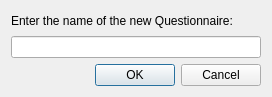
<?xml version="1.0" encoding="UTF-8"?>
<ui version="4.0">
 <class>NewQuestionnaireDialog</class>
 <widget class="QDialog" name="NewQuestionnaireDialog">
  <property name="geometry">
   <rect>
    <x>0</x>
    <y>0</y>
    <width>272</width>
    <height>97</height>
   </rect>
  </property>
  <property name="windowTitle">
   <string>Dialog</string>
  </property>
  <layout class="QVBoxLayout" name="verticalLayout">
   <item>
    <widget class="QLabel" name="label">
     <property name="text">
      <string>Enter the name of the new Questionnaire:</string>
     </property>
    </widget>
   </item>
   <item>
    <widget class="QLineEdit" name="lineEdit"/>
   </item>
   <item>
    <widget class="QDialogButtonBox" name="buttonBox">
     <property name="orientation">
      <enum>Qt::Orientation::Horizontal</enum>
     </property>
     <property name="standardButtons">
      <set>QDialogButtonBox::StandardButton::Cancel|QDialogButtonBox::StandardButton::Ok</set>
     </property>
    </widget>
   </item>
  </layout>
 </widget>
 <resources/>
 <connections>
  <connection>
   <sender>buttonBox</sender>
   <signal>accepted()</signal>
   <receiver>NewQuestionnaireDialog</receiver>
   <slot>accept()</slot>
   <hints>
    <hint type="sourcelabel">
     <x>248</x>
     <y>254</y>
    </hint>
    <hint type="destinationlabel">
     <x>157</x>
     <y>274</y>
    </hint>
   </hints>
  </connection>
  <connection>
   <sender>buttonBox</sender>
   <signal>rejected()</signal>
   <receiver>NewQuestionnaireDialog</receiver>
   <slot>reject()</slot>
   <hints>
    <hint type="sourcelabel">
     <x>316</x>
     <y>260</y>
    </hint>
    <hint type="destinationlabel">
     <x>286</x>
     <y>274</y>
    </hint>
   </hints>
  </connection>
 </connections>
</ui>
